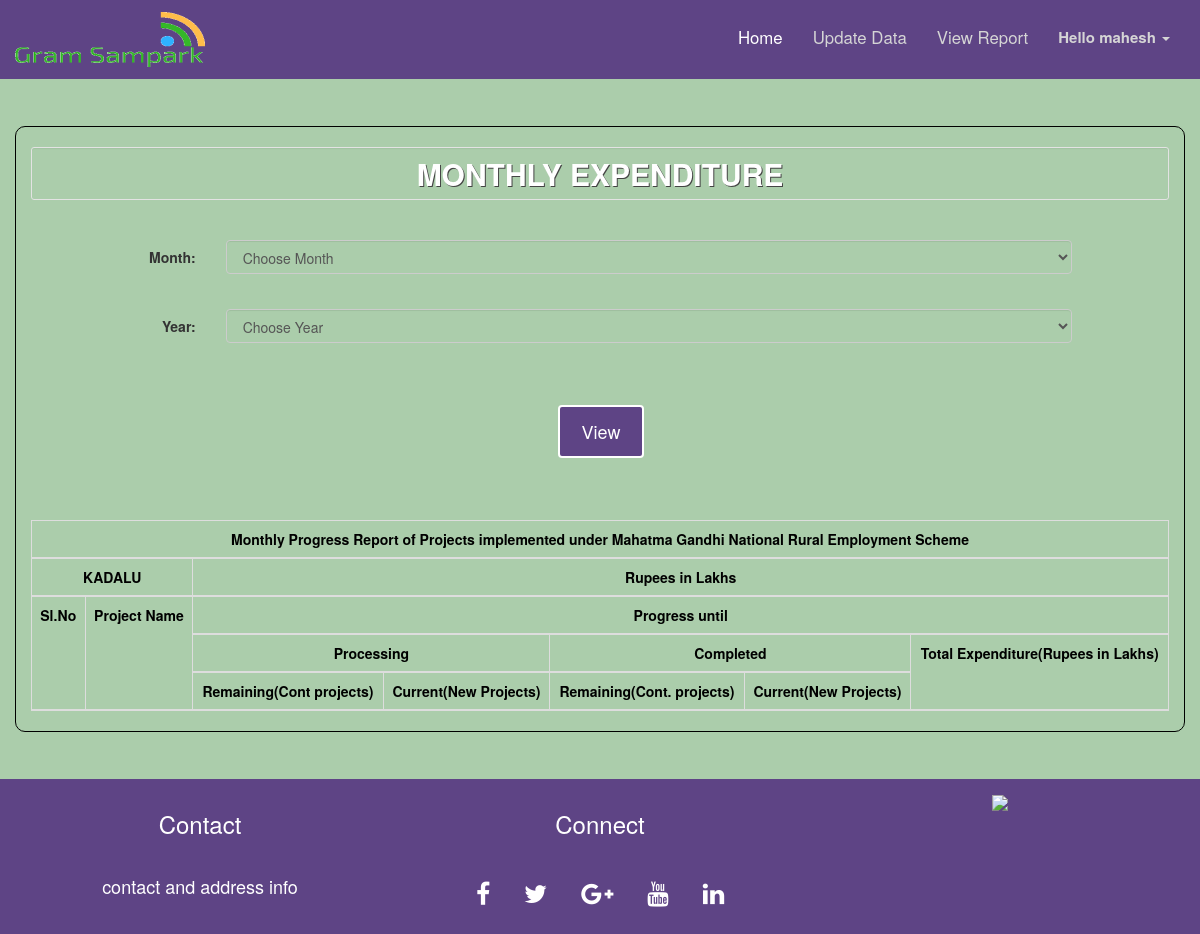
Before: /gpadmin/viewreport.php (signed in) with the older database file.
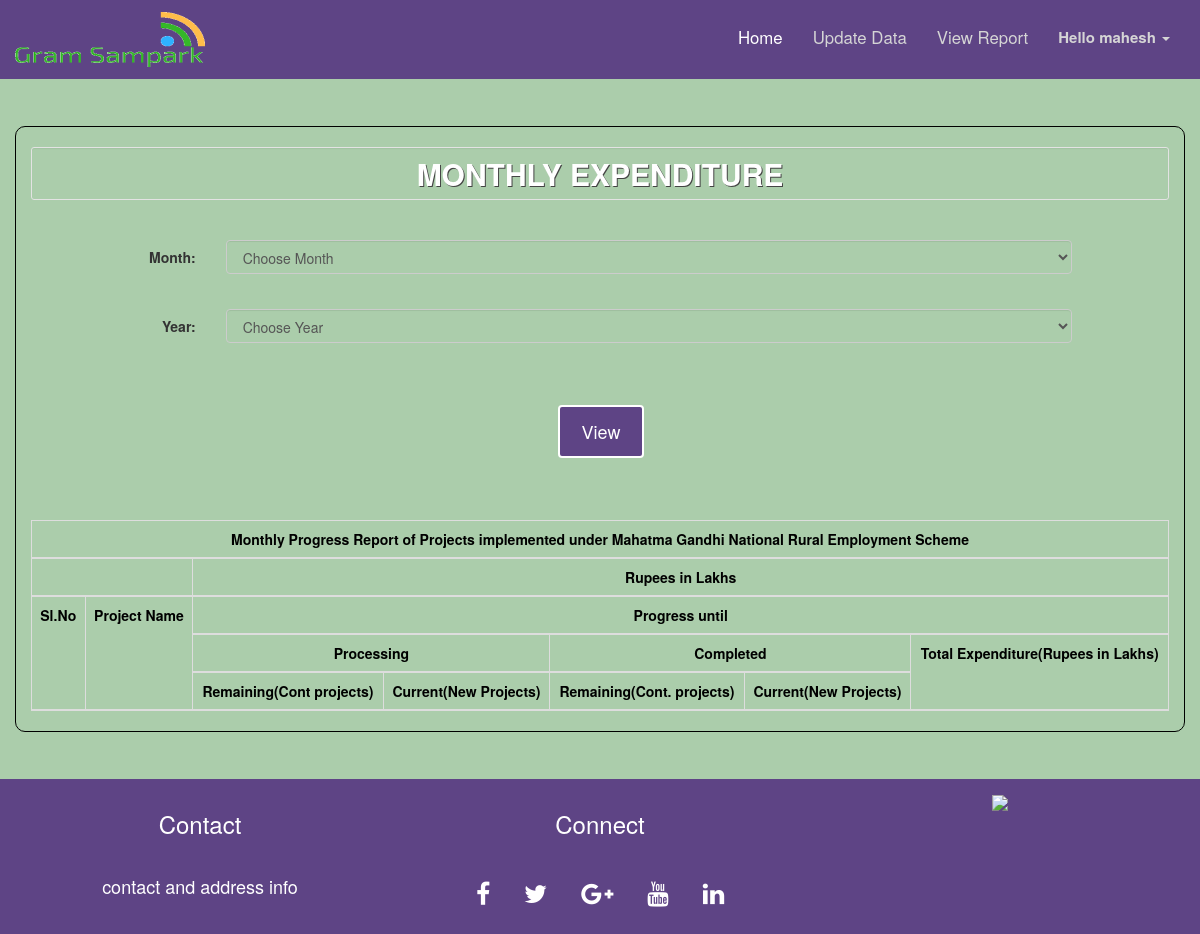
After: the same page with the newer database file.
### tables this page shows
CREATE TABLE `village_list` (
  `gp_code` bigint(20) NOT NULL,
  `tp_code` bigint(20) NOT NULL,
  `village_name` varchar(50) NOT NULL
);

### config.php (called while the page is built, shortened)
<?php
$servername ="localhost";
$username= "root";
$password= "password";
$dbname = "gramsampark";
$conn = mysqli_connect($servername, $username, $password,$dbname );
$username=$_SESSION['login_user'];
$sql="select * from login where username='".$username."'";
$result= mysqli_query($conn,$sql);
$row= mysqli_fetch_assoc($result);
$id=$row['id'];
 ?>

### gpadmin/viewreport.php (the view, shortened to what this page needs)
<!DOCTYPE html>
<html>
<head>
</head>
	<body>
		<?php
			include 'navbar.php';
								$servername ="localhost";
								$username= "root";
								$password= "password";
								$dbname = "gramsampark";
								$conn = mysqli_connect($servername, $username, $password,$dbname );
								$sql1="select village_name,village_list.gp_code from village_list,admin where village_list.gp_code=admin.pcode and admin.id='".$id."'";
								$result1=mysqli_query($conn, $sql1);
								$row1= $result1-> fetch_assoc();
		?>
		<div class="container-fluid" style="background-color: #abcdab">
			<div class="container" style="border:solid thin black;border-radius: 10px;">
				<form  class="form-horizontal w3-animate-zoom" action="viewreport.php" method="POST">
				<h2 class="well well-sm" style="background-color:transparent; animation-duration: 3s;text-shadow:1px 1px 0 #444; color: white;text-align: center;"><b>MONTHLY EXPENDITURE</b></h2><br>
				<div class="form-group">
					<label class="control-label col-sm-2" for="month">Month:</label>
					<div class="col-sm-9">
						<select name="month" class="form-control" id="month" required="" style="background-color: transparent;">
							<option disabled selected>Choose Month</option>
						</select>
					</div>
				</div><br>
					<div class="form-group">
						<label class="control-label col-sm-2" for="year">Year:</label>
						<div class="col-sm-9">
							<select name="year" class="form-control" id="year" required="" style="background-color: transparent;">
								<option disabled selected>Choose Year</option>
							</select>
						</div>
					</div>
					<div class="form-group">
		                <div class="container" align="center">
		                 	<button type="submit" class="btn btn-info" name="submit">View</button>
		                </div>
		            </div>
					<div class="table-responsive w3-animate-zoom">
						<table class="table table-bordered" style="color: black; font-weight: bold;">
							<thead  style="text-align: center;">
								<tr><td colspan="7">Monthly Progress Report of Projects implemented under Mahatma Gandhi National Rural Employment Scheme</td></tr>
								<tr><td colspan="2"><?php echo $row1['village_name']; ?></td><td colspan="5">Rupees in Lakhs</td></tr>
								<tr><td rowspan="3">Sl.No</td><td rowspan="3">Project Name</td><td colspan="5">Progress until</td></tr>
								<tr><td colspan="2">Processing</td><td colspan="2">Completed</td><td rowspan="2">Total Expenditure(Rupees in Lakhs)</td></tr>
								<td>Remaining(Cont projects)</td><td>Current(New Projects)</td><td>Remaining(Cont. projects)</td><td>Current(New Projects)</td>
							</thead>
						</table>
					</div>
				</form>
			</div>
		</div>
		<?php include 'footer.php'; ?>
	</body>
</html>

Changed rows visible on the page:
removed village_list: village_name "KADALU"
